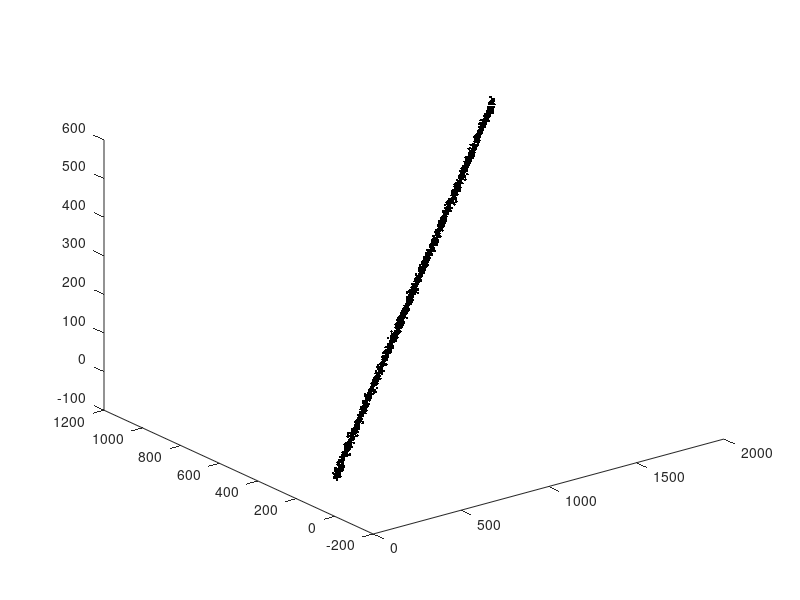

This figure's MATLAB source:
% Use this script to generate 2D linear regression sample data with noise

clear all
close all

%-------- PARAMS ------------------
NumPoints = 2000;
Type = 'Train'; % 'Train/Test'

% NumPoints = 200;
% Type = 'Test'; % 'Train/Test'

xLimits = [1 NumPoints];
yLimits = [1 NumPoints];
OutputFile = sprintf('%sData2D_Regress_%d', Type, NumPoints)
OutDatFile = strcat(OutputFile, '.dat');
m1 = 0.5; % Slope 1
m2 = 0.5; % Slope 2
c = 0; % Intercept
Std = 5;
%-------- PARAMS ------------------

X = xLimits(1):1:xLimits(2);
Y = m1 * X + c;
% Add noise to Y
Y = Y + Std * randn(1, length(Y));
Z = m2 * Y;
% Add noise to Z
Z = Z + Std * randn(1, length(Z));

dlmwrite(OutDatFile, [X' Y' Z'], ' ')

% Plot
plot3(X, Y, Z, '.k')